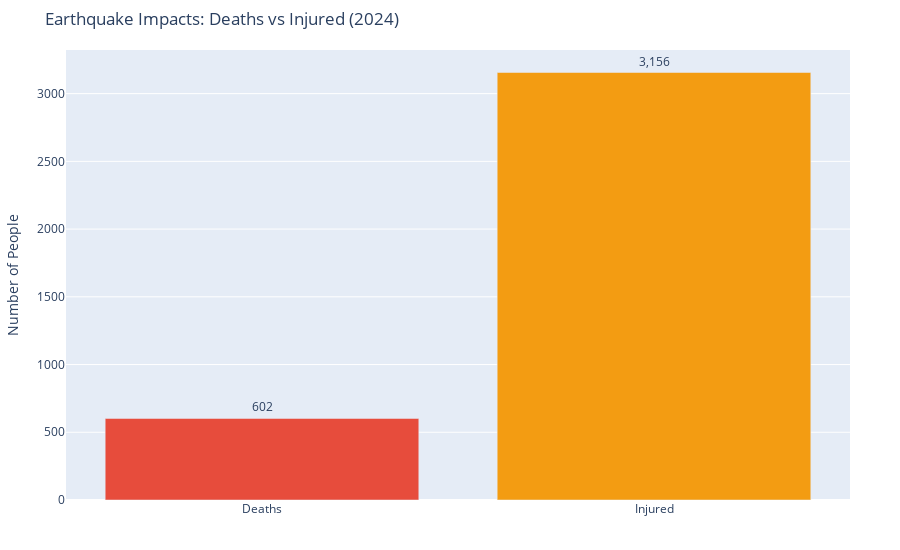

The cell this chart's notebook holds for it:
### Code cell
# Analysis 4: Earthquake Impact Comparison (Deaths vs Injured)
# Compare death and injury impacts from earthquakes

earthquake_codes = ["EQ", "GH0101", "nat-geo-ear-gro"]
earthquake_impacts = {}

for impact_type in ["death", "injured"]:
    eq_filter = {
        "op": "and",
        "args": [
            {"op": "a_overlaps", "args": [{"property": "monty:hazard_codes"}, earthquake_codes]},
            {"op": "=", "args": [{"property": "monty:impact_detail.type"}, impact_type]},
            {"op": ">", "args": [{"property": "monty:impact_detail.value"}, 0]},
            {
                "op": "t_intersects",
                "args": [
                    {"property": "datetime"},
                    {"interval": ["2024-01-01T00:00:00Z", "2024-12-31T23:59:59Z"]}
                ]
            }
        ]
    }
    
    results = search_stac(
        collections=["desinventar-impacts", "gdacs-impacts", "emdat-impacts"],
        filter_dict=eq_filter,
        max_items=50
    )
    
    total = sum(item.properties.get('monty:impact_detail', {}).get('value', 0) or 0 for item in results)
    earthquake_impacts[impact_type] = {'records': len(results), 'total': total}
    print(f"Earthquake {impact_type}: {len(results)} records, {total:,.0f} people")

# Simple bar comparison
if earthquake_impacts:
    fig = go.Figure()
    fig.add_trace(go.Bar(
        x=['Deaths', 'Injured'],
        y=[earthquake_impacts.get('death', {}).get('total', 0), 
           earthquake_impacts.get('injured', {}).get('total', 0)],
        marker_color=['#e74c3c', '#f39c12'],
        text=[f"{earthquake_impacts.get('death', {}).get('total', 0):,.0f}",
              f"{earthquake_impacts.get('injured', {}).get('total', 0):,.0f}"],
        textposition='outside'
    ))
    
    fig.update_layout(
        title="Earthquake Impacts: Deaths vs Injured (2024)",
        yaxis_title="Number of People",
        height=550,
        margin=dict(t=50, b=50, l=50, r=50)
    )
    fig.show()

### Figure 1 — Plotly figure (JSON) as saved in the notebook; plotly's stock layout.template omitted (floating-point values rounded to 4 significant figures)
{"data": [{"marker": {"color": ["#e74c3c", "#f39c12"]}, "text": ["602", "3,156"], "textposition": "outside", "type": "bar", "x": ["Deaths", "Injured"], "y": [602, 3156]}], "layout": {"height": 550, "margin": {"b": 50, "l": 50, "r": 50, "t": 50}, "title": {"text": "Earthquake Impacts: Deaths vs Injured (2024)"}, "yaxis": {"title": {"text": "Number of People"}}}}
